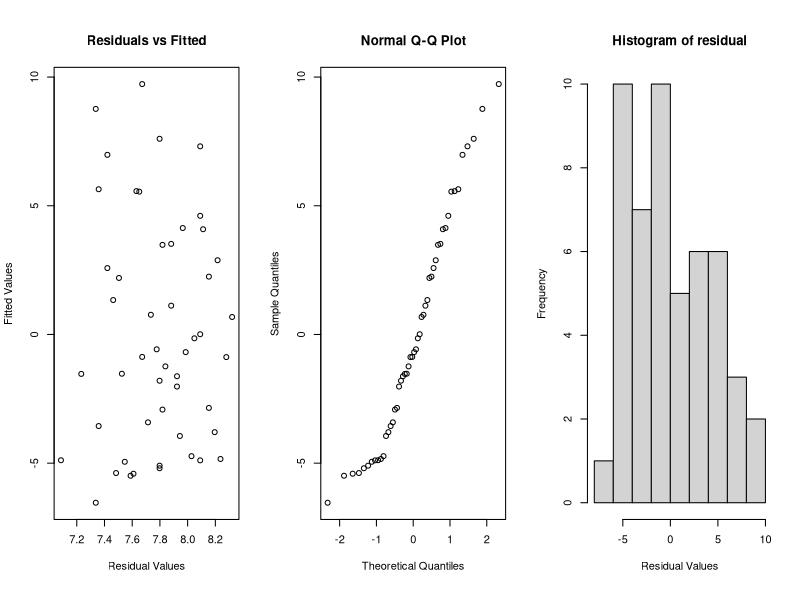

Recreate this plot in R.
## ---- chunk 1
#' @title Function for Beta Estimator
#'
#' @description We create a function of the OLS estimator of the coefficients called coeff_beta.
#' @param Dependent A \code{vector} with the values for the dependent variable (or outcome variable).
#' @param Independent A \code{matrix} with the values for the independent variable.
#' @return A \code{numeric}.
#'  \describe{
#'      \item{beta}{Estimated coefficients, Linear Regression Model.}
#' }
#' @author John M. Musah & Alan R. Galloway
#' @importFrom
#' @export
#' @examples
#' data("USArrests")
#' coeff_beta(USArrests$Murder,USArrests$UrbanPop)
coeff_beta <- function (Dependent, Independent) {
  
  Dependent <- as.vector(Dependent)
  #cbind to add a column of ones at the front.
  Independent <- as.matrix(cbind(1,Independent))
  
  beta <- solve(t(Independent)%*%Independent)%*%t(Independent)%*%Dependent
  
  return(beta)

}
#example
coeff_beta(USArrests$Murder,USArrests$UrbanPop)

## ---- chunk 2
#' @title Linear Model Function-group3
#'
#' @description A Confidence interval for the value beta estimated.
#' @param Dependent A \code{vector} with the values for the dependent variable (or outcome variable).
#' @param Independent A \code{matrix} with the values for the independent variable.
#' @param alpha A \code{numeric} (double) that sets the alpha coefficient to be used. Has to be between 0 and 1.
#' @return A \code{list} containing the following attributes:
#' \describe{
#'      \item{ci.beta}{confidence interval for the estimated beta.}
#' }
#' @author John M. Musah & Alan R. Galloway
#' @importFrom
#' @export
#' @examples
#' data("USArrests")
#' coeff_ci(USArrests$Murder,USArrests$UrbanPop)
coeff_ci <- function (Dependent, Independent, alpha = 0.05) {
  
  beta <- coeff_beta(USArrests$Murder, USArrests$UrbanPop)
  b <- beta
  Dependent <- as.vector(USArrests$Murder)
  Independent <- as.matrix(USArrests$UrbanPop)
  n <- length(Dependent)
  p <- dim(Independent)[2]
  degrees_freedom <- n - p
  Independent <- as.matrix(cbind(1,USArrests$UrbanPop))
  
  #resid
  resid <- Dependent - Independent%*%as.matrix(b)
  
  #sigma2.hat
  sigma2.hat <- (1/degrees_freedom) * t(resid) %*% resid
  
  #var.beta
  var.beta <- as.numeric(sigma2.hat)*solve(t(Independent)%*%Independent)
  
  #quant
  quant <- 1 - alpha/2
  
  a <- beta - qnorm(p = quant)
  a <- as.numeric(a)
  
  c <- sqrt(var.beta)
  c <- t(b)
  c <- as.numeric(b)
  
  d <- beta + qnorm(p = quant)
  d <- as.matrix(d)
  d <- as.numeric(d)
  
  ci.beta <- c(a%*%c, d%*%c)
  
  return(ci.beta)
}
 
coeff_ci(USArrests$Murder,USArrests$UrbanPop)
## ---- chunk 3
#' @title Function for F-test -group3
#'
#' @description Function that calculates the F-test
#' @param Dependent A \code{vector} with the values for the dependent variable (also called outcome).
#' @param Independent A \code{matrix} with the values for the independent variable.
#' @return A \code{list} containing the following attributes:
#' \describe{
#'      \item{f-stat}{value for f_star}
#'      \item{DFM}{Degrees of freedom}
#'      \item{DFE}{p -1}
#'      \item{f_prob}{f's p-value}
#' }
#' @author John M. Musah & Alan R. Galloway
#' @importFrom
#' @export
#' @examples
#' data("USArrests")
#' coeff_ftest(USArrests$Murder,USArrests$UrbanPop)
coeff_ftest <- function (Dependent, Independent) {
  
   #--------------------------------------------------------------------------
  #-------------------------------- preamble --------------------------------
  
  # in case user gets something that is not a vector for 'Dependent'
  #  or a matrix for 'Independent', coerce data:
  #
  beta <- coeff_beta(Dependent, Independent)
  b <- beta
  Dependent <- as.vector(Dependent)
  Independent <- as.matrix(Independent)
  n <- length(Dependent)
  sample_mean <- mean(Dependent)
  Ind <- cbind(1,Independent)
  y_hat <- Ind%*% as.matrix(b)
  fit <- Ind%*%as.matrix(b)
  p <- dim(Ind)[2]
  degrees_freedom <- n - p
  
  DFM <- p - 1
  DFE <- n - p
  SSM <- sum((y_hat - sample_mean)^2)
  
  MSM <- SSM/DFM
  
  SSE <- sum((Dependent - y_hat)^2)
  
  MSE <- SSE/DFE
  #--------------------------------------------------------------------------
  
  # check and warnings:
  # 
  if(n != dim(Independent)[1])
    
    stop("Can you check the correspondence between x and y values? It seems we do not have proper pairs! If in doubt, check the documentation using ?coeff_least_sq")
  #--------------------------------------------------------------------------
  
  f_stat <- MSM/MSE
 
  f_prob <- pf(f_stat, DFM, DFE, lower.tail = FALSE)
  f_info <- rbind(f_stat, DFM, DFE, f_prob)
  rownames(f_info) <- c("F Stat: ","Lower DF: ","Higher DF:","P-Value: ")
  return(f_info) 
  
}

coeff_ftest(USArrests$Murder,USArrests$UrbanPop)



## ---- chunk 4
#' @title Function for R Squared
#'
#' @description Function that calculates the R squared value
#' @param Dependent A \code{vector} with the values for the dependent variable (also called outcome).
#' @param Independent A \code{matrix} with the values for the independent variable.
#' @return A \code{list} containing the following attributes:
#' \describe{
#'      \item{r_squared}{gets the r squared value}
#' }
#' @author John M. Musah & Alan R. Galloway
#' @importFrom
#' @export
#' @examples
#' data("USArrests")
#' coeff_rsquared(USArrests$Murder,USArrests$UrbanPop)
coeff_rsquared <- function (Dependent, Independent) {
  
  #--------------------------------------------------------------------------
  #-------------------------------- preamble --------------------------------
  
  # in case user gets something that is not a vector for 'Dependent'
  #  or a matrix for 'Independent', coerce data:
  #
  beta <- coeff_beta(Dependent, Independent)
  b <- beta
  Dependent <- as.vector(Dependent)
  Independent <- as.matrix(Independent)
  n <- length(Dependent)
  p <- dim(Independent)[2]
  degrees_freedom <- n - p
  sample_mean <- mean(Dependent)
  Ind <- cbind(1,Independent)
  y_hat <- Ind%*% as.matrix(b)
  fit <- Ind%*%as.matrix(b)
  
  SSE <- sum((Dependent - y_hat)^2)
  SST <- sum((Dependent - sample_mean)^2)

  r_squared <- 1 - SSE/SST
  
  return(r_squared)
  
}
coeff_rsquared(USArrests$Murder,USArrests$UrbanPop)
## ---- chunk 5
#' @title Function for Mallows Cp-group3
#'
#' @description Function that calculates Mallows Cp
#' @param Dependent A \code{vector} with the values for the dependent variable (also called outcome).
#' @param Independent A \code{matrix} with the values for the independent variable.
#' @return A \code{list} containing the following attributes:
#' \describe{
#'      \item{mallows}{value for Mallows Cp}
#' }
#' @author John M. Musah & Alan R. Galloway
#' @importFrom
#' @export
#' @examples
#' data("USArrests")
#' coeff_mallows_Cp(USArrests$Murder,USArrests$UrbanPop)


coeff_mallows_Cp <- function (Dependent, Independent) {
  
  #--------------------------------------------------------------------------
  #-------------------------------- preamble --------------------------------
  
  # in case user gets something that is not a vector for 'Dependent'
  #  or a matrix for 'Independent', coerce data:
  #
  beta <- coeff_beta(Dependent, Independent)
  b <- beta
  Dependent <- as.vector(Dependent)
  Independent <- as.matrix(Independent)
  n <- length(Dependent)
  p <- dim(Independent)[2]
  degrees_freedom <- n - p
  sample_mean <- mean(Dependent)
  Ind <- cbind(1,Independent)
  y_hat <- Ind%*% as.matrix(b)
  fit <- Ind%*%as.matrix(b)
  
  #--------------------------------------------------------------------------
  # Define base and dummy parameters:
  
  SSE <- sum((Dependent - y_hat)^2)
  
  #resid
  resid <- Dependent - Ind%*%as.matrix(b)
  
  #sigma2.hat
  sigma2.hat <- (1/degrees_freedom) * t(resid) %*% resid
  
  #--------------------------------------------------------------------------
  # check and warnings:
  # 
  if(n != dim(Independent)[1])
    
    stop("Can you check the correspondence between x and y values? It seems we do not have proper pairs! If in doubt, check the documentation using ?coeff_least_sq")
  #--------------------------------------------------------------------------
  
  mallows <- SSE +2*p*sigma2.hat
  
  return(mallows)
  
}

coeff_mallows_Cp(USArrests$Murder,USArrests$UrbanPop)

## ---- chunk 6
#' @title Plot function for package-group3
#'
#' @description Function that creates the 3 required plots
#' @param Dependent A \code{vector} with the values for the dependent variable (also called outcome).
#' @param Independent A \code{matrix} with the values for the independent variable.
#' @return A \code{list} containing the following attributes:
#' @author John M. Musah & Alan R. Galloway
#' @importFrom
#' @export
#' @examples
#' data("USArrests")
#' coeff_plot(USArrests$Murder,USArrests$UrbanPop)

coeff_plot <- function (Dependent, Independent) {
  #--------------------------------------------------------------------------
  #-------------------------------- preamble --------------------------------
  
  # in case user gets something that is not a vector for 'Dependent'
  #  or a matrix for 'Independent', coerce data:
  # 
  beta <- coeff_beta(Dependent, Independent)
  Dependent <- as.matrix(Dependent)
  Independent <- as.matrix(cbind(1,Independent))
  #--------------------------------------------------------------------------
  # Define base and dummy parameters:
  # 
  n <- length(Dependent)
  p <- dim(Independent)[2]
  degrees_freedom <- n - p
  ci_beta <- rep(NA, p)
  size <- 1000
  residual <- Dependent - Independent%*%as.matrix(beta)
  fit <- Independent%*%beta
  #--------------------------------------------------------------------------
  # check and warnings:
  # 
  if(n != dim(Independent)[1])
    
    stop("Can you check the correspondence between x and y values? It seems we do not have proper pairs! If in doubt, check the documentation using ?coeff_least_sq")
  #--------------------------------------------------------------------------
  #
  
  par(mfrow=c(1,3),oma = c(1,0,1,0))
  plot(residual~fit, xlab="Residual Values",ylab="Fitted Values",main="Residuals vs Fitted")
  qqnorm(residual)
  HistResVFit=hist(residual, xlab = "Residual Values", ylab="Frequency")
  title(line = -2)
  
}

coeff_plot(USArrests$Murder,USArrests$UrbanPop)
## ---- chunk 7
Model <- lm(USArrests$Murder~ USArrests$UrbanPop)
summary(Model)

